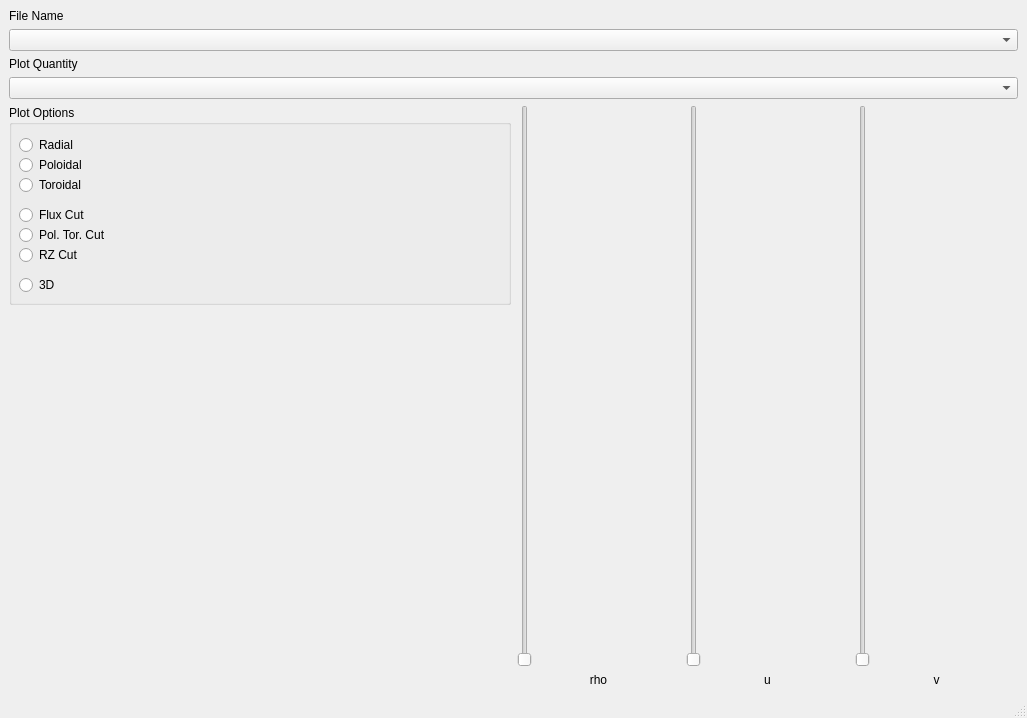
<?xml version="1.0" encoding="UTF-8"?>
<ui version="4.0">
 <class>MainWindow</class>
 <widget class="QMainWindow" name="MainWindow">
  <property name="geometry">
   <rect>
    <x>0</x>
    <y>0</y>
    <width>1027</width>
    <height>718</height>
   </rect>
  </property>
  <property name="windowTitle">
   <string>VMECplot</string>
  </property>
  <property name="windowOpacity">
   <double>1.000000000000000</double>
  </property>
  <property name="styleSheet">
   <string notr="true"/>
  </property>
  <widget class="QWidget" name="centralwidget">
   <layout class="QGridLayout" name="gridLayout" columnstretch="0,1">
    <item row="0" column="0">
     <layout class="QVBoxLayout" name="verticalLayout_3">
      <item>
       <layout class="QVBoxLayout" name="verticalLayout">
        <item>
         <widget class="QLabel" name="Filename_label">
          <property name="text">
           <string>File Name</string>
          </property>
         </widget>
        </item>
        <item>
         <widget class="QComboBox" name="FileName"/>
        </item>
        <item>
         <widget class="QLabel" name="PlotName_label">
          <property name="text">
           <string>Plot Quantity</string>
          </property>
         </widget>
        </item>
        <item>
         <widget class="QComboBox" name="PlotList"/>
        </item>
       </layout>
      </item>
      <item>
       <layout class="QHBoxLayout" name="horizontalLayout_2">
        <property name="sizeConstraint">
         <enum>QLayout::SetMinimumSize</enum>
        </property>
        <item>
         <layout class="QVBoxLayout" name="verticalLayout_2">
          <property name="spacing">
           <number>0</number>
          </property>
          <item>
           <widget class="QGroupBox" name="PlotButtons">
            <property name="enabled">
             <bool>true</bool>
            </property>
            <property name="sizePolicy">
             <sizepolicy hsizetype="Minimum" vsizetype="Preferred">
              <horstretch>0</horstretch>
              <verstretch>0</verstretch>
             </sizepolicy>
            </property>
            <property name="minimumSize">
             <size>
              <width>122</width>
              <height>200</height>
             </size>
            </property>
            <property name="autoFillBackground">
             <bool>true</bool>
            </property>
            <property name="styleSheet">
             <string notr="true"/>
            </property>
            <property name="title">
             <string>Plot Options</string>
            </property>
            <property name="flat">
             <bool>true</bool>
            </property>
            <property name="checkable">
             <bool>false</bool>
            </property>
            <widget class="QRadioButton" name="rho_button">
             <property name="geometry">
              <rect>
               <x>10</x>
               <y>30</y>
               <width>100</width>
               <height>20</height>
              </rect>
             </property>
             <property name="text">
              <string>Radial</string>
             </property>
            </widget>
            <widget class="QRadioButton" name="pol_button">
             <property name="geometry">
              <rect>
               <x>10</x>
               <y>50</y>
               <width>100</width>
               <height>20</height>
              </rect>
             </property>
             <property name="text">
              <string>Poloidal</string>
             </property>
            </widget>
            <widget class="QRadioButton" name="tor_button">
             <property name="geometry">
              <rect>
               <x>10</x>
               <y>70</y>
               <width>100</width>
               <height>20</height>
              </rect>
             </property>
             <property name="text">
              <string>Toroidal</string>
             </property>
            </widget>
            <widget class="QRadioButton" name="flux_button">
             <property name="geometry">
              <rect>
               <x>10</x>
               <y>100</y>
               <width>100</width>
               <height>20</height>
              </rect>
             </property>
             <property name="text">
              <string>Flux Cut</string>
             </property>
            </widget>
            <widget class="QRadioButton" name="poltor_button">
             <property name="geometry">
              <rect>
               <x>10</x>
               <y>120</y>
               <width>100</width>
               <height>20</height>
              </rect>
             </property>
             <property name="text">
              <string>Pol. Tor. Cut</string>
             </property>
            </widget>
            <widget class="QRadioButton" name="RZ_button">
             <property name="geometry">
              <rect>
               <x>10</x>
               <y>140</y>
               <width>100</width>
               <height>20</height>
              </rect>
             </property>
             <property name="text">
              <string>RZ Cut</string>
             </property>
            </widget>
            <widget class="QRadioButton" name="ThreeD_button">
             <property name="geometry">
              <rect>
               <x>10</x>
               <y>170</y>
               <width>100</width>
               <height>20</height>
              </rect>
             </property>
             <property name="text">
              <string>3D</string>
             </property>
            </widget>
           </widget>
          </item>
          <item>
           <spacer name="verticalSpacer">
            <property name="orientation">
             <enum>Qt::Vertical</enum>
            </property>
            <property name="sizeHint" stdset="0">
             <size>
              <width>20</width>
              <height>40</height>
             </size>
            </property>
           </spacer>
          </item>
         </layout>
        </item>
        <item>
         <layout class="QHBoxLayout" name="horizontalLayout">
          <property name="spacing">
           <number>6</number>
          </property>
          <property name="sizeConstraint">
           <enum>QLayout::SetMinimumSize</enum>
          </property>
          <item>
           <layout class="QVBoxLayout" name="verticalLayout_5">
            <item>
             <widget class="QSlider" name="rhoslider">
              <property name="sizePolicy">
               <sizepolicy hsizetype="Fixed" vsizetype="Expanding">
                <horstretch>0</horstretch>
                <verstretch>0</verstretch>
               </sizepolicy>
              </property>
              <property name="orientation">
               <enum>Qt::Vertical</enum>
              </property>
             </widget>
            </item>
            <item>
             <widget class="QLabel" name="label">
              <property name="text">
               <string>rho</string>
              </property>
              <property name="alignment">
               <set>Qt::AlignCenter</set>
              </property>
             </widget>
            </item>
           </layout>
          </item>
          <item>
           <layout class="QVBoxLayout" name="verticalLayout_6">
            <item>
             <widget class="QSlider" name="uslider">
              <property name="sizePolicy">
               <sizepolicy hsizetype="Fixed" vsizetype="Expanding">
                <horstretch>0</horstretch>
                <verstretch>0</verstretch>
               </sizepolicy>
              </property>
              <property name="orientation">
               <enum>Qt::Vertical</enum>
              </property>
             </widget>
            </item>
            <item>
             <widget class="QLabel" name="label_2">
              <property name="layoutDirection">
               <enum>Qt::LeftToRight</enum>
              </property>
              <property name="text">
               <string>u</string>
              </property>
              <property name="alignment">
               <set>Qt::AlignCenter</set>
              </property>
             </widget>
            </item>
           </layout>
          </item>
          <item>
           <layout class="QVBoxLayout" name="verticalLayout_7">
            <item>
             <widget class="QSlider" name="vslider">
              <property name="sizePolicy">
               <sizepolicy hsizetype="Fixed" vsizetype="Expanding">
                <horstretch>0</horstretch>
                <verstretch>0</verstretch>
               </sizepolicy>
              </property>
              <property name="orientation">
               <enum>Qt::Vertical</enum>
              </property>
             </widget>
            </item>
            <item>
             <widget class="QLabel" name="label_3">
              <property name="layoutDirection">
               <enum>Qt::LeftToRight</enum>
              </property>
              <property name="text">
               <string>v</string>
              </property>
              <property name="alignment">
               <set>Qt::AlignCenter</set>
              </property>
             </widget>
            </item>
           </layout>
          </item>
         </layout>
        </item>
       </layout>
      </item>
     </layout>
    </item>
    <item row="0" column="1">
     <layout class="QGridLayout" name="plot_widget">
      <property name="sizeConstraint">
       <enum>QLayout::SetMaximumSize</enum>
      </property>
     </layout>
    </item>
   </layout>
  </widget>
  <widget class="QMenuBar" name="menubar">
   <property name="geometry">
    <rect>
     <x>0</x>
     <y>0</y>
     <width>1027</width>
     <height>22</height>
    </rect>
   </property>
  </widget>
  <widget class="QStatusBar" name="statusbar"/>
 </widget>
 <resources/>
 <connections/>
</ui>
